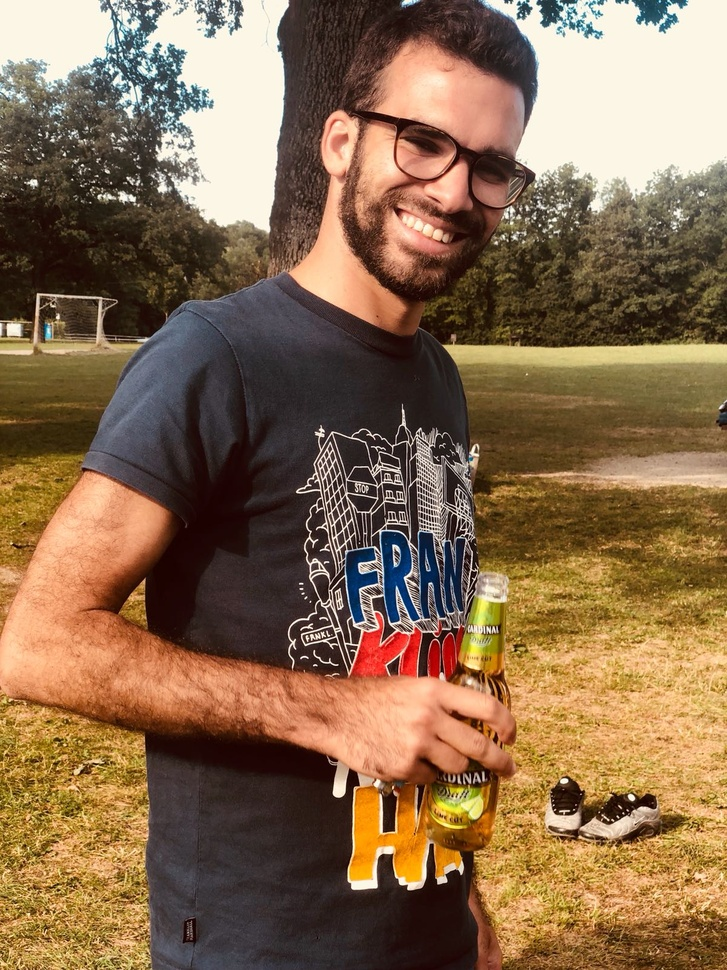
#> input picture DNN/dnn-nst/images/IMG-20180629-WA0181.jpg, 727 x 970 px, shrunk from 1200 x 1600 before the run
$ python -i labdescriptor.py   (imports and definitions only)   (older library calls are emulated)
#> lines starting #> are read from the running program, lines starting #| are printed output that depends on the picture; after the words box and inside, x2 and y2 are one past the last pixel; in counts of white or black regions, pixels touching at a corner belong together
#> further down, picture is the input picture: shape (970, 727, 3); mean B, G, R 78.8, 107.6, 136.3
# import the necessary packages
import numpy as np
import cv2
import imutils

class LabDescriptor:
    def __init__(self, bins=[8,8,8]):
        # store the number of bins for the histogram
        self.bins = bins

    def describe(self, image):
        # convert the image to the L*a*b color space and initialize
        # the features used to quantify the image
        image = cv2.cvtColor(image, cv2.COLOR_BGR2LAB)
#> image: shape (970, 727, 3); mean of channels 0, 1, 2 118.4, 136.3, 147.8
        features = []

        # grab the dimensions and compute the center of the image
        (h, w) = image.shape[:2]
#> h = 970; w = 727
        (cX, cY) = (int(w * 0.5), int(h * 0.5))
#> cX = 363; cY = 485

        # divide the image into four rectangles/segments (top-left,
        # top-right, bottom-right, bottom-left)
        segments = [(0, cX, 0, cY), (cX, w, 0, cY), (cX, w, cY, h),
            (0, cX, cY, h)]

        # construct an elliptical mask representing the center of the
        # image
        (axesX, axesY) = (int(w * 0.75) // 2, int(h * 0.75) // 2)
#> axesX = 272; axesY = 363
        ellipMask = np.zeros(image.shape[:2], dtype="uint8")
        cv2.ellipse(ellipMask, (cX, cY), (axesX, axesY), 0, 0, 360, 255, -1)
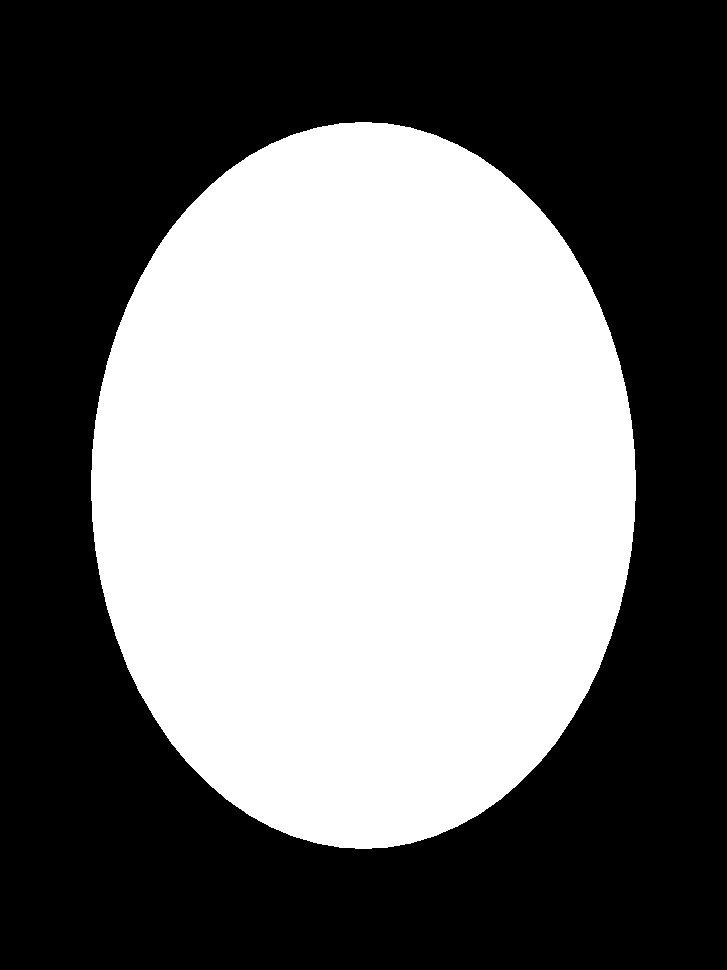
#> ellipMask: shape (970, 727); 44.1% white; 1 white region, box (x1, y1, x2, y2) and area: (91, 122, 636, 849) 310695

        # loop over the segments
        for (startX, endX, startY, endY) in segments:
            # construct a mask for each corner of the image, subtracting
            # the elliptical center from it
            cornerMask = np.zeros(image.shape[:2], dtype="uint8")
            cv2.rectangle(cornerMask, (startX, startY), (endX, endY), 255, -1)
            cornerMask = cv2.subtract(cornerMask, ellipMask)

            # extract a color histogram from the image, then update the
            # feature vector
            hist = self.histogram(image, cornerMask)
            features.extend(hist)
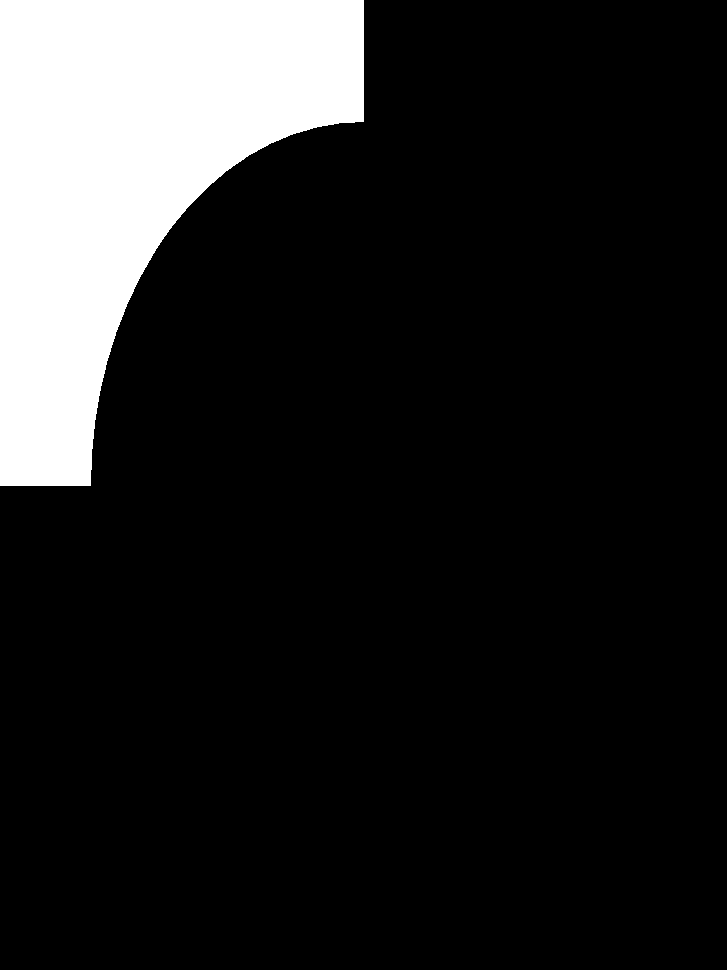
#> cornerMask: shape (970, 727); 14% white; 1 white region, box (x1, y1, x2, y2) and area: (0, 0, 364, 486) 98920
#> after the loop, features = []

        # extract a color histogram from the elliptical region and
        # update the feature vector
        hist = self.histogram(image, ellipMask)
        features.extend(hist)

        # return the feature vector
        return np.array(features)

    def histogram(self, image, mask=None):
        # extract a 3D color histogram from the masked region of the
        # image, using the supplied number of bins per channel; then
        # normalize the histogram
        hist = cv2.calcHist([image], [0, 1, 2], mask, self.bins,
            [0, 180, 0, 256, 0, 256])

        # handle if we are using OpenCV 2.4
        if imutils.is_cv2():
#> (the run stopped early here; a loop or call above may not have finished)

$ run again, on DNN/dnn-nst/images/IMG-20180629-WA0206.jpg
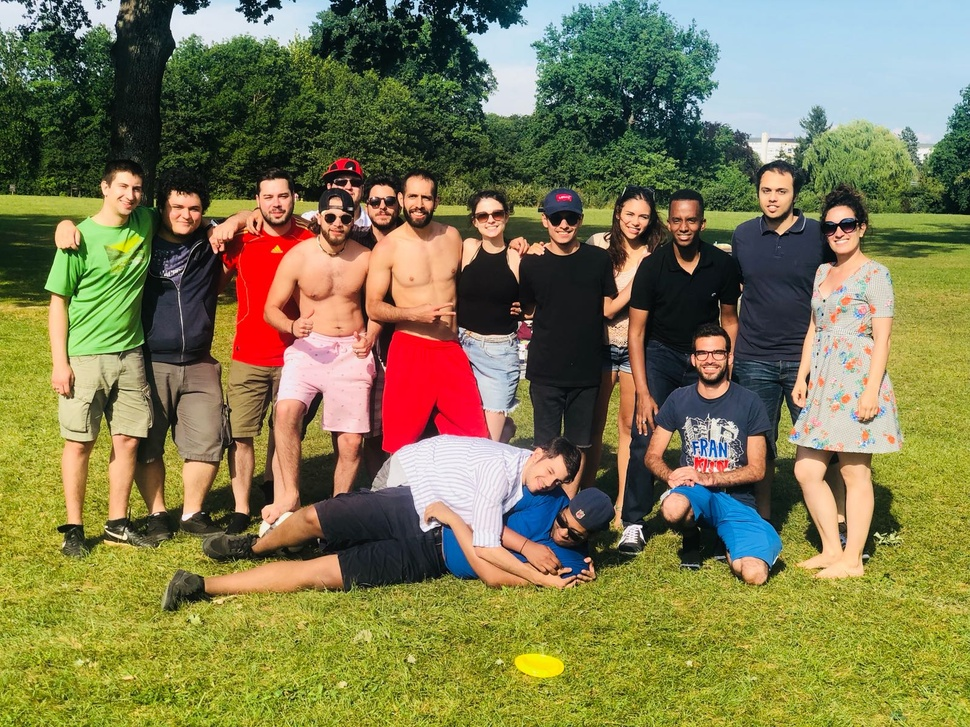
#> input picture DNN/dnn-nst/images/IMG-20180629-WA0206.jpg, 970 x 727 px, shrunk from 1600 x 1200 before the run
#> picture is the input picture: shape (727, 970, 3); mean B, G, R 79.6, 121.5, 126.2
#> image: shape (727, 970, 3); mean of channels 0, 1, 2 127.8, 124.5, 150.8
#> in describe, `cv2.ellipse(ellipMask, (cX, cY), (axesX, axesY), 0, 0, 360, 255, -1)`:
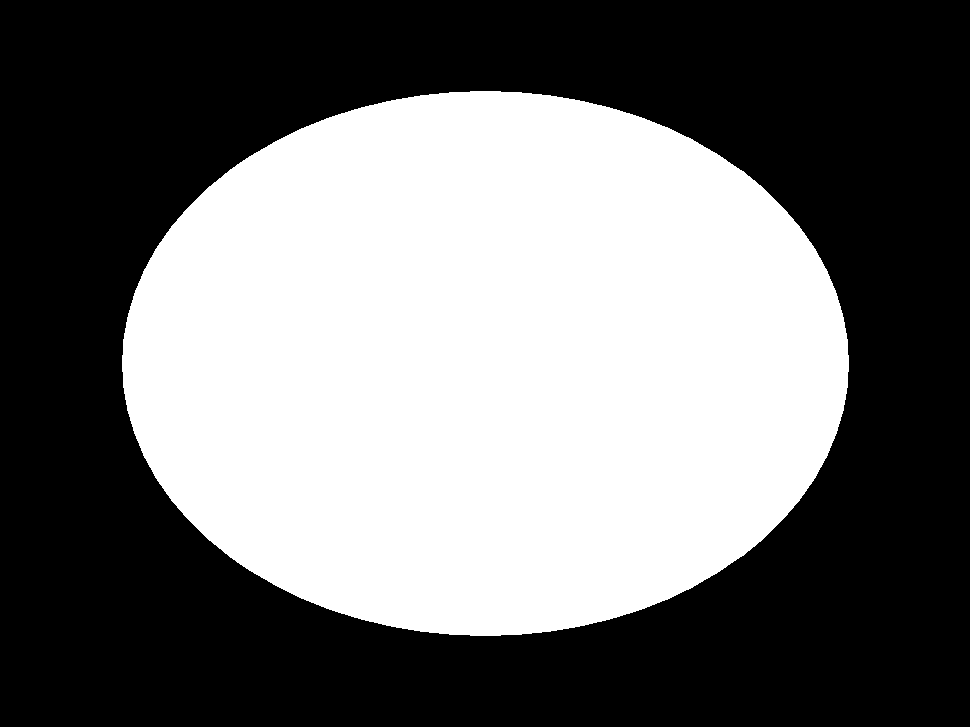
#> ellipMask: shape (727, 970); 44.1% white; 1 white region, box (x1, y1, x2, y2) and area: (122, 91, 849, 636) 310747
#> after the loop in describe, `for (startX, endX, startY, endY) in segments:`: features = []

$ run again, on DNN/dnn-nst/images/IMG-20180722-WA0011.jpg
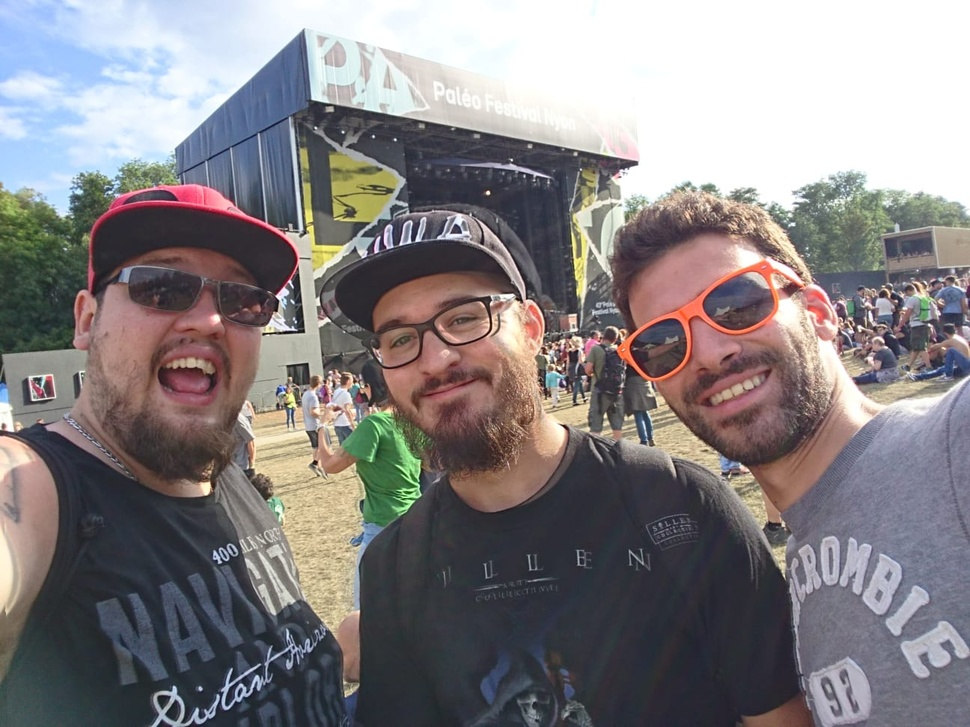
#> input picture DNN/dnn-nst/images/IMG-20180722-WA0011.jpg, 970 x 727 px, shrunk from 1296 x 972 before the run
#> picture is the input picture: shape (727, 970, 3); mean B, G, R 130.9, 128.9, 133.5
#> image: shape (727, 970, 3); mean of channels 0, 1, 2 135.4, 130.7, 127.6
#> in describe, `cv2.ellipse(ellipMask, (cX, cY), (axesX, axesY), 0, 0, 360, 255, -1)`:
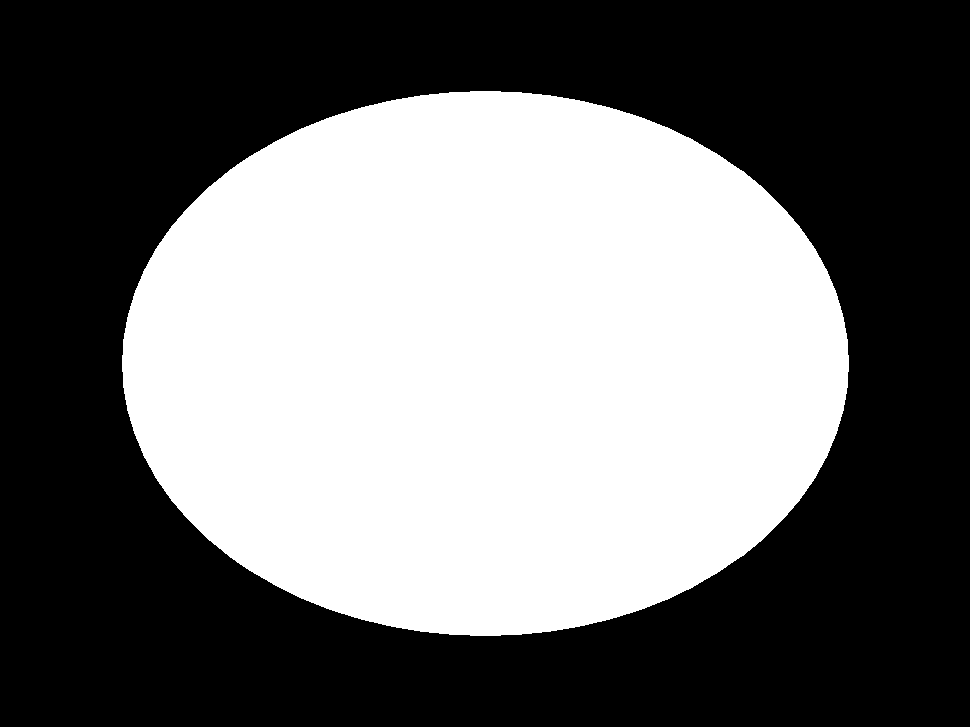
#> ellipMask: shape (727, 970); 44.1% white; 1 white region, box (x1, y1, x2, y2) and area: (122, 91, 849, 636) 310747
#> after the loop in describe, `for (startX, endX, startY, endY) in segments:`: features = []
